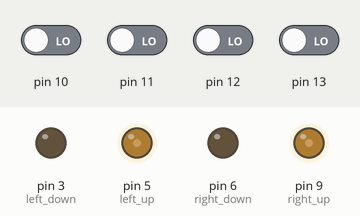
Recording of a sketch running on a simulated Arduino Uno, built with avr-gcc and run on an emulated ATmega328P. Parts: output pins drawn as LEDs (lit = HIGH). The test bench sets the inputs (shaded band); at power-on: pin 10–13 LOW.

Above: at 1.2 s.
1.3 s: pin 10 driven HIGH
At 1.7 s:
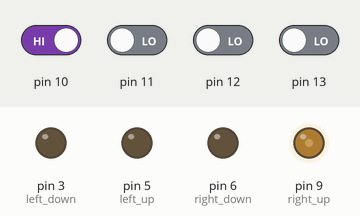
2.8 s: pin 10 driven LOW
At 4.0 s:
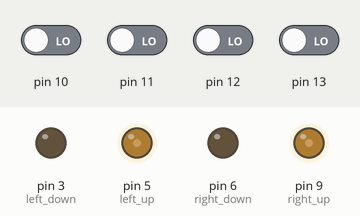
4.3 s: pin 11 driven HIGH
At 5.0 s:
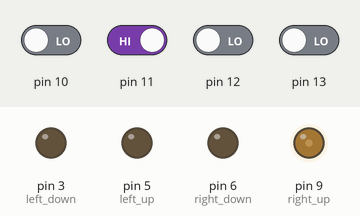
5.8 s: pin 11 driven LOW
At 6.1 s:
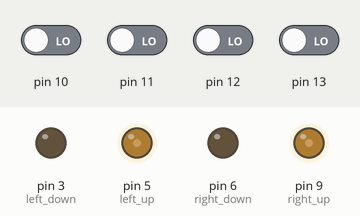
7.3 s: pin 12 driven HIGH
At 8.4 s:
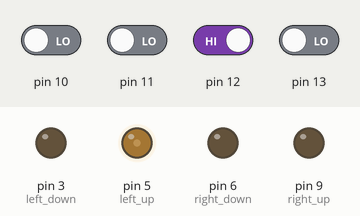
8.8 s: pin 10 driven HIGH and pin 11 driven HIGH
At 9.5 s:
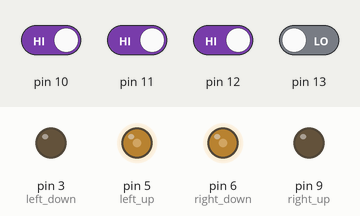
Timing chart, 0 to 11.3 s (numbered marks = the images above; inputs shaded):
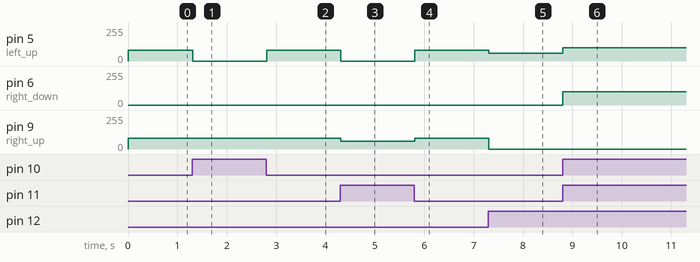

Measured:
- after the input at 1.3 s, pin 5 (left_up): 80/255 → 0/255 at once
- after the input at 2.8 s, pin 5 (left_up): 0/255 → 80/255 at once
- after the input at 4.3 s, pin 5 (left_up): 80/255 → 0/255 at once; pin 9 (right_up): 80/255 → 60/255 at once
- after the input at 5.8 s, pin 5 (left_up): 0/255 → 80/255 at once; pin 9 (right_up): 60/255 → 80/255 at once
- after the input at 7.3 s, pin 5 (left_up): 80/255 → 60/255 at once; pin 9 (right_up): 80/255 → 0/255 at once
- after the input at 8.8 s, pin 5 (left_up): 60/255 → 100/255 at once; pin 6 (right_down): 0/255 → 100/255 at once

The sketch:

tracker1_3.ino
```cpp
/**********OJ 3 grey sensor***********/
/**********www.openjumper.com********/
int L1;
int L2;
int R1;
int R2;
int sum;
#define left_up 5
#define left_down 3
#define right_up 9
#define right_down 6

int state=1;

void setup() {
    digitalWrite(2,HIGH);
    digitalWrite(4,HIGH);
    //Serial.begin(9600);
  }
void loop() {
    L2= digitalRead(10);
    L1= digitalRead(11);
    R1 = digitalRead(12);
    R2 =digitalRead(13);

    sum=L1+L2+R1+R2;
    if(sum>2)
    {
      //Serial.println("Stop");
      analogWrite(left_up,0);
      analogWrite(left_down,0);
      analogWrite(right_up,0);
      analogWrite(right_down,0);
      if(state==0)
      {
        while(1);
      }
      if(state==1)
      {
        analogWrite(left_up,100);
        analogWrite(left_down,0);
        analogWrite(right_up,0);
        analogWrite(right_down,100);
        delay(800);
      }
      if(state==2)
      {
        analogWrite(left_up,80);
        analogWrite(left_down,0);
        analogWrite(right_up,80);
        analogWrite(right_down,0);
        delay(100);
      }
    }
    if(sum==0)
    {
      //Serial.println("Go straight");
      analogWrite(left_up,80);
      analogWrite(left_down,0);
      analogWrite(right_up,80);
      analogWrite(right_down,0);
    }

    if(sum==1)
    {
      if(R2==1)
      {
        //Serial.println("Turn sharp left");
        analogWrite(left_up,80);
        analogWrite(left_down,0);
        analogWrite(right_up,0);
        analogWrite(right_down,0);
      }
      if(R1==1)
      {
        //Serial.println("Turn little left");
        analogWrite(left_up,60);
        analogWrite(left_down,0);
        analogWrite(right_up,0);
        analogWrite(right_down,0);
      }
      if(L2==1)
      {
        //Serial.println("Turn sharp right");
        analogWrite(right_up,80);
        analogWrite(right_down,0);
        analogWrite(left_up,0);
        analogWrite(left_down,0);
      }
      if(L1==1)
      {
        //Serial.println("Turn little right");
        analogWrite(right_up,60);
        analogWrite(right_down,0);
        analogWrite(left_up,0);
        analogWrite(left_down,0);
      }
    }

    delay(10);
  }
```
